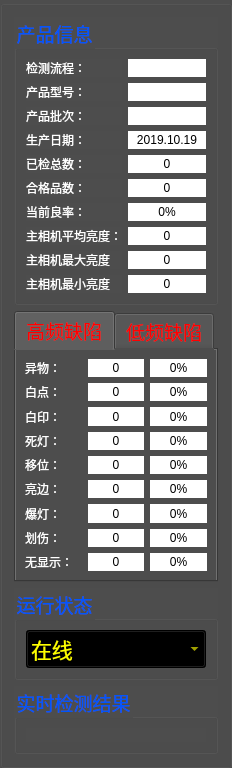
      <widget class="QGroupBox" name="groupBox">
       <property name="sizePolicy">
        <sizepolicy hsizetype="Expanding" vsizetype="Expanding">
         <horstretch>0</horstretch>
         <verstretch>0</verstretch>
        </sizepolicy>
       </property>
       <property name="maximumSize">
        <size>
         <width>250</width>
         <height>16777215</height>
        </size>
       </property>
       <property name="styleSheet">
        <string notr="true">background-color: rgb(77, 77, 77);


</string>
       </property>
       <layout class="QGridLayout" name="gridLayout_9">
        <item row="3" column="0">
         <widget class="QGroupBox" name="groupBox_4">
          <property name="maximumSize">
           <size>
            <width>16777215</width>
            <height>100</height>
           </size>
          </property>
          <property name="font">
           <font>
            <family>黑体</family>
            <pointsize>14</pointsize>
            <weight>9</weight>
            <italic>false</italic>
            <bold>false</bold>
           </font>
          </property>
          <property name="styleSheet">
           <string notr="true">#groupBox_4{color: rgb(0, 85, 255);font: 75 14pt &quot;黑体&quot;;}
</string>
          </property>
          <property name="title">
           <string>实时检测结果</string>
          </property>
          <layout class="QGridLayout" name="gridLayout_8">
           <item row="0" column="0">
            <widget class="QLabel" name="label_57">
             <property name="styleSheet">
              <string notr="true">font: 44pt &quot;黑体&quot;;
color: rgb(0, 255, 0);
</string>
             </property>
             <property name="text">
              <string/>
             </property>
             <property name="alignment">
              <set>Qt::AlignCenter</set>
             </property>
            </widget>
           </item>
          </layout>
         </widget>
        </item>
        <item row="2" column="0">
         <widget class="QGroupBox" name="groupBox_6">
          <property name="maximumSize">
           <size>
            <width>16777215</width>
            <height>100</height>
           </size>
          </property>
          <property name="font">
           <font>
            <family>黑体</family>
            <pointsize>14</pointsize>
            <weight>9</weight>
            <italic>false</italic>
            <bold>false</bold>
           </font>
          </property>
          <property name="styleSheet">
           <string notr="true">#groupBox_6{color: rgb(0, 85, 255);font: 75 14pt &quot;黑体&quot;;}
</string>
          </property>
          <property name="title">
           <string>运行状态</string>
          </property>
          <layout class="QGridLayout" name="gridLayout">
           <item row="0" column="0">
            <widget class="QComboBox" name="comboBox">
             <property name="font">
              <font>
               <family>黑体</family>
               <pointsize>16</pointsize>
               <weight>9</weight>
               <italic>false</italic>
               <bold>false</bold>
              </font>
             </property>
             <property name="styleSheet">
              <string notr="true">background-color:rgb(0, 0, 0);
font: 75 16pt &quot;黑体&quot;;
color: rgb(255, 255, 0);</string>
             </property>
             <item>
              <property name="text">
               <string>在线</string>
              </property>
             </item>
             <item>
              <property name="text">
               <string>离线</string>
              </property>
             </item>
            </widget>
           </item>
          </layout>
         </widget>
        </item>
        <item row="1" column="0">
         <widget class="QTabWidget" name="tabWidget">
          <property name="sizePolicy">
           <sizepolicy hsizetype="Preferred" vsizetype="Preferred">
            <horstretch>0</horstretch>
            <verstretch>0</verstretch>
           </sizepolicy>
          </property>
          <property name="font">
           <font>
            <family>黑体</family>
            <pointsize>14</pointsize>
            <weight>50</weight>
            <bold>false</bold>
           </font>
          </property>
          <property name="styleSheet">
           <string notr="true">color: rgb(255, 0, 0);</string>
          </property>
          <property name="currentIndex">
           <number>0</number>
          </property>
          <widget class="QWidget" name="widget">
           <attribute name="title">
            <string>高频缺陷</string>
           </attribute>
           <layout class="QGridLayout" name="gridLayout_7">
            <item row="6" column="0">
             <widget class="QLabel" name="label_64">
              <property name="styleSheet">
               <string notr="true">font: 12pt &quot;黑体&quot;;
color: rgb(255, 255, 255);</string>
              </property>
              <property name="text">
               <string>爆灯：</string>
              </property>
             </widget>
            </item>
            <item row="0" column="2">
             <widget class="QLabel" name="label_45">
              <property name="styleSheet">
               <string notr="true">font: 12pt &quot;黑体&quot;;
background-color: rgb(255, 255, 255);
color: rgb(0, 0, 0);
</string>
              </property>
              <property name="text">
               <string>0%</string>
              </property>
              <property name="alignment">
               <set>Qt::AlignCenter</set>
              </property>
             </widget>
            </item>
            <item row="7" column="2">
             <widget class="QLabel" name="label_67">
              <property name="styleSheet">
               <string notr="true">font: 12pt &quot;黑体&quot;;
background-color: rgb(255, 255, 255);
color: rgb(0, 0, 0);
</string>
              </property>
              <property name="text">
               <string>0%</string>
              </property>
              <property name="alignment">
               <set>Qt::AlignCenter</set>
              </property>
             </widget>
            </item>
            <item row="5" column="2">
             <widget class="QLabel" name="label_63">
              <property name="styleSheet">
               <string notr="true">font: 12pt &quot;黑体&quot;;
background-color: rgb(255, 255, 255);
color: rgb(0, 0, 0);
</string>
              </property>
              <property name="text">
               <string>0%</string>
              </property>
              <property name="alignment">
               <set>Qt::AlignCenter</set>
              </property>
             </widget>
            </item>
            <item row="5" column="1">
             <widget class="QLabel" name="label_44">
              <property name="styleSheet">
               <string notr="true">font: 12pt &quot;黑体&quot;;
background-color: rgb(255, 255, 255);
color: rgb(0, 0, 0);
</string>
              </property>
              <property name="text">
               <string>0</string>
              </property>
              <property name="alignment">
               <set>Qt::AlignCenter</set>
              </property>
             </widget>
            </item>
            <item row="4" column="2">
             <widget class="QLabel" name="label_62">
              <property name="styleSheet">
               <string notr="true">font: 12pt &quot;黑体&quot;;
background-color: rgb(255, 255, 255);
color: rgb(0, 0, 0);
</string>
              </property>
              <property name="text">
               <string>0%</string>
              </property>
              <property name="alignment">
               <set>Qt::AlignCenter</set>
              </property>
             </widget>
            </item>
            <item row="2" column="1">
             <widget class="QLabel" name="label_38">
              <property name="styleSheet">
               <string notr="true">font: 12pt &quot;黑体&quot;;
background-color: rgb(255, 255, 255);
color: rgb(0, 0, 0);</string>
              </property>
              <property name="text">
               <string>0</string>
              </property>
              <property name="alignment">
               <set>Qt::AlignCenter</set>
              </property>
             </widget>
            </item>
            <item row="7" column="0">
             <widget class="QLabel" name="label_68">
              <property name="styleSheet">
               <string notr="true">font: 12pt &quot;黑体&quot;;
color: rgb(255, 255, 255);</string>
              </property>
              <property name="text">
               <string>划伤：</string>
              </property>
             </widget>
            </item>
            <item row="6" column="1">
             <widget class="QLabel" name="label_65">
              <property name="styleSheet">
               <string notr="true">font: 12pt &quot;黑体&quot;;
background-color: rgb(255, 255, 255);
color: rgb(0, 0, 0);</string>
              </property>
              <property name="text">
               <string>0</string>
              </property>
              <property name="alignment">
               <set>Qt::AlignCenter</set>
              </property>
             </widget>
            </item>
            <item row="2" column="0">
             <widget class="QLabel" name="label_37">
              <property name="styleSheet">
               <string notr="true">font: 12pt &quot;黑体&quot;;
color: rgb(255, 255, 255);</string>
              </property>
              <property name="text">
               <string>白印：</string>
              </property>
             </widget>
            </item>
            <item row="2" column="2">
             <widget class="QLabel" name="label_53">
              <property name="styleSheet">
               <string notr="true">font: 12pt &quot;黑体&quot;;
background-color: rgb(255, 255, 255);
color: rgb(0, 0, 0);
</string>
              </property>
              <property name="text">
               <string>0%</string>
              </property>
              <property name="alignment">
               <set>Qt::AlignCenter</set>
              </property>
             </widget>
            </item>
            <item row="3" column="2">
             <widget class="QLabel" name="label_54">
              <property name="styleSheet">
               <string notr="true">font: 12pt &quot;黑体&quot;;
background-color: rgb(255, 255, 255);
color: rgb(0, 0, 0);
</string>
              </property>
              <property name="text">
               <string>0%</string>
              </property>
              <property name="alignment">
               <set>Qt::AlignCenter</set>
              </property>
             </widget>
            </item>
            <item row="3" column="0">
             <widget class="QLabel" name="label_39">
              <property name="styleSheet">
               <string notr="true">font: 12pt &quot;黑体&quot;;
color: rgb(255, 255, 255);</string>
              </property>
              <property name="text">
               <string>死灯：</string>
              </property>
             </widget>
            </item>
            <item row="4" column="0">
             <widget class="QLabel" name="label_41">
              <property name="styleSheet">
               <string notr="true">font: 12pt &quot;黑体&quot;;
color: rgb(255, 255, 255);</string>
              </property>
              <property name="text">
               <string>移位：</string>
              </property>
             </widget>
            </item>
            <item row="0" column="0">
             <widget class="QLabel" name="label_33">
              <property name="styleSheet">
               <string notr="true">font: 12pt &quot;黑体&quot;;
color: rgb(255, 255, 255);</string>
              </property>
              <property name="text">
               <string>异物：</string>
              </property>
             </widget>
            </item>
            <item row="0" column="1">
             <widget class="QLabel" name="label_34">
              <property name="styleSheet">
               <string notr="true">font: 12pt &quot;黑体&quot;;
background-color: rgb(255, 255, 255);
color: rgb(0, 0, 0);
</string>
              </property>
              <property name="text">
               <string>0</string>
              </property>
              <property name="alignment">
               <set>Qt::AlignCenter</set>
              </property>
             </widget>
            </item>
            <item row="3" column="1">
             <widget class="QLabel" name="label_40">
              <property name="styleSheet">
               <string notr="true">font: 12pt &quot;黑体&quot;;
background-color: rgb(255, 255, 255);
color: rgb(0, 0, 0);</string>
              </property>
              <property name="text">
               <string>0</string>
              </property>
              <property name="alignment">
               <set>Qt::AlignCenter</set>
              </property>
             </widget>
            </item>
            <item row="4" column="1">
             <widget class="QLabel" name="label_42">
              <property name="styleSheet">
               <string notr="true">font: 12pt &quot;黑体&quot;;
background-color: rgb(255, 255, 255);
color: rgb(0, 0, 0);</string>
              </property>
              <property name="text">
               <string>0</string>
              </property>
              <property name="alignment">
               <set>Qt::AlignCenter</set>
              </property>
             </widget>
            </item>
            <item row="7" column="1">
             <widget class="QLabel" name="label_69">
              <property name="styleSheet">
               <string notr="true">font: 12pt &quot;黑体&quot;;
background-color: rgb(255, 255, 255);
color: rgb(0, 0, 0);</string>
              </property>
              <property name="text">
               <string>0</string>
              </property>
              <property name="alignment">
               <set>Qt::AlignCenter</set>
              </property>
             </widget>
            </item>
            <item row="1" column="1">
             <widget class="QLabel" name="label_36">
              <property name="styleSheet">
               <string notr="true">font: 12pt &quot;黑体&quot;;
background-color: rgb(255, 255, 255);
color: rgb(0, 0, 0);</string>
              </property>
              <property name="text">
               <string>0</string>
              </property>
              <property name="alignment">
               <set>Qt::AlignCenter</set>
              </property>
             </widget>
            </item>
            <item row="8" column="0">
             <widget class="QLabel" name="label_70">
              <property name="styleSheet">
               <string notr="true">font: 12pt &quot;黑体&quot;;
color: rgb(255, 255, 255);</string>
              </property>
              <property name="text">
               <string>无显示：</string>
              </property>
             </widget>
            </item>
            <item row="6" column="2">
             <widget class="QLabel" name="label_66">
              <property name="styleSheet">
               <string notr="true">font: 12pt &quot;黑体&quot;;
background-color: rgb(255, 255, 255);
color: rgb(0, 0, 0);
</string>
              </property>
              <property name="text">
               <string>0%</string>
              </property>
              <property name="alignment">
               <set>Qt::AlignCenter</set>
              </property>
             </widget>
            </item>
            <item row="5" column="0">
             <widget class="QLabel" name="label_43">
              <property name="styleSheet">
               <string notr="true">font: 12pt &quot;黑体&quot;;
color: rgb(255, 255, 255);</string>
              </property>
              <property name="text">
               <string>亮边：</string>
              </property>
             </widget>
            </item>
            <item row="1" column="0">
             <widget class="QLabel" name="label_35">
              <property name="styleSheet">
               <string notr="true">font: 12pt &quot;黑体&quot;;
color: rgb(255, 255, 255);</string>
              </property>
              <property name="text">
               <string>白点：</string>
              </property>
             </widget>
            </item>
            <item row="8" column="1">
             <widget class="QLabel" name="label_71">
              <property name="styleSheet">
               <string notr="true">font: 12pt &quot;黑体&quot;;
background-color: rgb(255, 255, 255);
color: rgb(0, 0, 0);</string>
              </property>
              <property name="text">
               <string>0</string>
              </property>
              <property name="alignment">
               <set>Qt::AlignCenter</set>
              </property>
             </widget>
            </item>
            <item row="1" column="2">
             <widget class="QLabel" name="label_46">
              <property name="styleSheet">
               <string notr="true">font: 12pt &quot;黑体&quot;;
background-color: rgb(255, 255, 255);
color: rgb(0, 0, 0);
</string>
              </property>
              <property name="text">
               <string>0%</string>
              </property>
              <property name="alignment">
               <set>Qt::AlignCenter</set>
              </property>
             </widget>
            </item>
            <item row="8" column="2">
             <widget class="QLabel" name="label_74">
              <property name="styleSheet">
               <string notr="true">font: 12pt &quot;黑体&quot;;
background-color: rgb(255, 255, 255);
color: rgb(0, 0, 0);
</string>
              </property>
              <property name="text">
               <string>0%</string>
              </property>
              <property name="alignment">
               <set>Qt::AlignCenter</set>
              </property>
             </widget>
            </item>
           </layout>
          </widget>
          <widget class="QWidget" name="tab_2">
           <attribute name="title">
            <string>低频缺陷</string>
           </attribute>
           <layout class="QGridLayout" name="gridLayout_6">
            <item row="0" column="0">
             <widget class="QLabel" name="label_72">
              <property name="styleSheet">
               <string notr="true">font: 12pt &quot;黑体&quot;;
color: rgb(255, 255, 255);</string>
              </property>
              <property name="text">
               <string>其他：</string>
              </property>
             </widget>
            </item>
            <item row="0" column="1">
             <widget class="QLabel" name="label_73">
              <property name="styleSheet">
               <string notr="true">font: 12pt &quot;黑体&quot;;
background-color: rgb(255, 255, 255);
color: rgb(0, 0, 0);
</string>
              </property>
              <property name="text">
               <string>0</string>
              </property>
              <property name="alignment">
               <set>Qt::AlignCenter</set>
              </property>
             </widget>
            </item>
           </layout>
          </widget>
         </widget>
        </item>
        <item row="0" column="0">
         <widget class="QGroupBox" name="groupBox_2">
          <property name="font">
           <font>
            <family>黑体</family>
            <pointsize>14</pointsize>
            <weight>9</weight>
            <italic>false</italic>
            <bold>false</bold>
           </font>
          </property>
          <property name="styleSheet">
           <string notr="true">#groupBox_2{color: rgb(0, 85, 255);font: 75 14pt &quot;黑体&quot;;}</string>
          </property>
          <property name="title">
           <string>产品信息</string>
          </property>
          <layout class="QGridLayout" name="gridLayout_5">
           <item row="2" column="1">
            <widget class="QLabel" name="label_31">
             <property name="styleSheet">
              <string notr="true">font: 10pt &quot;黑体&quot;;
background-color: rgb(255, 255, 255);
color: rgb(0, 0, 0);</string>
             </property>
             <property name="text">
              <string/>
             </property>
             <property name="alignment">
              <set>Qt::AlignCenter</set>
             </property>
            </widget>
           </item>
           <item row="1" column="0">
            <widget class="QLabel" name="label_104">
             <property name="styleSheet">
              <string notr="true">font: 12pt &quot;黑体&quot;;
color: rgb(255, 255, 255);</string>
             </property>
             <property name="text">
              <string>产品型号：</string>
             </property>
            </widget>
           </item>
           <item row="7" column="0">
            <widget class="QLabel" name="label_55">
             <property name="styleSheet">
              <string notr="true">font: 12pt &quot;黑体&quot;;
color: rgb(255, 255, 255);</string>
             </property>
             <property name="text">
              <string>主相机平均亮度：</string>
             </property>
            </widget>
           </item>
           <item row="6" column="0">
            <widget class="QLabel" name="label_51">
             <property name="styleSheet">
              <string notr="true">font: 12pt &quot;黑体&quot;;
color: rgb(255, 255, 255);</string>
             </property>
             <property name="text">
              <string>当前良率：</string>
             </property>
            </widget>
           </item>
           <item row="8" column="1">
            <widget class="QLabel" name="label_102">
             <property name="styleSheet">
              <string notr="true">font: 12pt &quot;黑体&quot;;
background-color: rgb(255, 255, 255);
color: rgb(0, 0, 0);</string>
             </property>
             <property name="text">
              <string>0</string>
             </property>
             <property name="alignment">
              <set>Qt::AlignCenter</set>
             </property>
            </widget>
           </item>
           <item row="0" column="0">
            <widget class="QLabel" name="label_28">
             <property name="styleSheet">
              <string notr="true">font: 12pt &quot;黑体&quot;;
color: rgb(255, 255, 255);</string>
             </property>
             <property name="text">
              <string>检测流程：</string>
             </property>
            </widget>
           </item>
           <item row="2" column="0">
            <widget class="QLabel" name="label_27">
             <property name="styleSheet">
              <string notr="true">font: 12pt &quot;黑体&quot;;
color: rgb(255, 255, 255);</string>
             </property>
             <property name="text">
              <string>产品批次：</string>
             </property>
            </widget>
           </item>
           <item row="7" column="1">
            <widget class="QLabel" name="label_101">
             <property name="styleSheet">
              <string notr="true">font: 12pt &quot;黑体&quot;;
background-color: rgb(255, 255, 255);
color: rgb(0, 0, 0);</string>
             </property>
             <property name="text">
              <string>0</string>
             </property>
             <property name="alignment">
              <set>Qt::AlignCenter</set>
             </property>
            </widget>
           </item>
           <item row="3" column="0">
            <widget class="QLabel" name="label_29">
             <property name="styleSheet">
              <string notr="true">font: 12pt &quot;黑体&quot;;
color: rgb(255, 255, 255);</string>
             </property>
             <property name="text">
              <string>生产日期：</string>
             </property>
            </widget>
           </item>
           <item row="4" column="1">
            <widget class="QLabel" name="label_48">
             <property name="styleSheet">
              <string notr="true">font: 12pt &quot;黑体&quot;;
background-color: rgb(255, 255, 255);
color: rgb(0, 0, 0);</string>
             </property>
             <property name="text">
              <string>0</string>
             </property>
             <property name="alignment">
              <set>Qt::AlignCenter</set>
             </property>
            </widget>
           </item>
           <item row="9" column="0">
            <widget class="QLabel" name="label_56">
             <property name="styleSheet">
              <string notr="true">font: 12pt &quot;黑体&quot;;
color: rgb(255, 255, 255);</string>
             </property>
             <property name="text">
              <string>主相机最小亮度</string>
             </property>
            </widget>
           </item>
           <item row="4" column="0">
            <widget class="QLabel" name="label_47">
             <property name="styleSheet">
              <string notr="true">font: 12pt &quot;黑体&quot;;
color: rgb(255, 255, 255);</string>
             </property>
             <property name="text">
              <string>已检总数：</string>
             </property>
            </widget>
           </item>
           <item row="9" column="1">
            <widget class="QLabel" name="label_103">
             <property name="styleSheet">
              <string notr="true">font: 12pt &quot;黑体&quot;;
background-color: rgb(255, 255, 255);
color: rgb(0, 0, 0);</string>
             </property>
             <property name="text">
              <string>0</string>
             </property>
             <property name="alignment">
              <set>Qt::AlignCenter</set>
             </property>
            </widget>
           </item>
           <item row="3" column="1">
            <widget class="QLabel" name="label_32">
             <property name="styleSheet">
              <string notr="true">font: 12pt &quot;黑体&quot;;
background-color: rgb(255, 255, 255);
color: rgb(0, 0, 0);</string>
             </property>
             <property name="text">
              <string>2019.10.19</string>
             </property>
             <property name="alignment">
              <set>Qt::AlignCenter</set>
             </property>
            </widget>
           </item>
           <item row="0" column="1">
            <widget class="QLabel" name="label_30">
             <property name="styleSheet">
              <string notr="true">font: 12pt &quot;黑体&quot;;
background-color: rgb(255, 255, 255);
color: rgb(0, 0, 0);
</string>
             </property>
             <property name="text">
              <string/>
             </property>
             <property name="alignment">
              <set>Qt::AlignCenter</set>
             </property>
            </widget>
           </item>
           <item row="5" column="1">
            <widget class="QLabel" name="label_50">
             <property name="styleSheet">
              <string notr="true">font: 12pt &quot;黑体&quot;;
background-color: rgb(255, 255, 255);
color: rgb(0, 0, 0);</string>
             </property>
             <property name="text">
              <string>0</string>
             </property>
             <property name="alignment">
              <set>Qt::AlignCenter</set>
             </property>
            </widget>
           </item>
           <item row="5" column="0">
            <widget class="QLabel" name="label_49">
             <property name="styleSheet">
              <string notr="true">font: 12pt &quot;黑体&quot;;
color: rgb(255, 255, 255);</string>
             </property>
             <property name="text">
              <string>合格品数：</string>
             </property>
            </widget>
           </item>
           <item row="6" column="1">
            <widget class="QLabel" name="label_52">
             <property name="styleSheet">
              <string notr="true">font: 12pt &quot;黑体&quot;;
background-color: rgb(255, 255, 255);
color: rgb(0, 0, 0);</string>
             </property>
             <property name="text">
              <string>0%</string>
             </property>
             <property name="alignment">
              <set>Qt::AlignCenter</set>
             </property>
            </widget>
           </item>
           <item row="1" column="1">
            <widget class="QLabel" name="label_105">
             <property name="styleSheet">
              <string notr="true">font: 12pt &quot;黑体&quot;;
background-color: rgb(255, 255, 255);
color: rgb(0, 0, 0);
</string>
             </property>
             <property name="text">
              <string/>
             </property>
             <property name="alignment">
              <set>Qt::AlignCenter</set>
             </property>
            </widget>
           </item>
           <item row="8" column="0">
            <widget class="QLabel" name="label_58">
             <property name="styleSheet">
              <string notr="true">font: 12pt &quot;黑体&quot;;
color: rgb(255, 255, 255);</string>
             </property>
             <property name="text">
              <string>主相机最大亮度</string>
             </property>
            </widget>
           </item>
          </layout>
         </widget>
        </item>
       </layout>
       <zorder>groupBox_2</zorder>
       <zorder>groupBox_4</zorder>
       <zorder>tabWidget</zorder>
       <zorder>groupBox_6</zorder>
      </widget>
